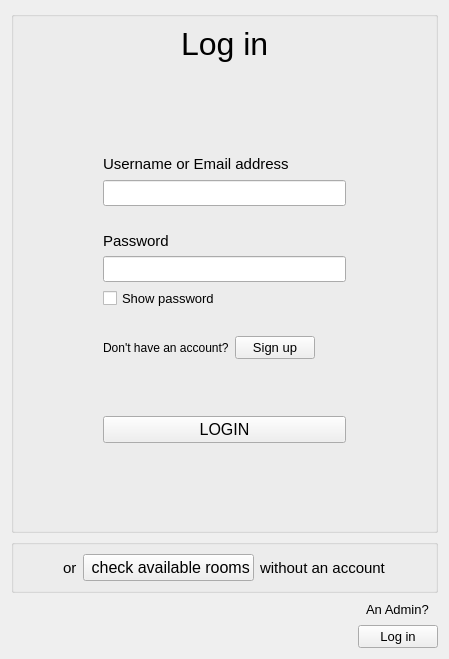
      <widget class="QWidget" name="page_0_customerLogin">
       <property name="font">
        <font>
         <pointsize>10</pointsize>
        </font>
       </property>
       <layout class="QGridLayout" name="gridLayout_4">
        <item row="2" column="2" alignment="Qt::AlignmentFlag::AlignHCenter">
         <widget class="QLabel" name="label_26">
          <property name="text">
           <string>An Admin?</string>
          </property>
         </widget>
        </item>
        <item row="1" column="0" colspan="3">
         <widget class="QGroupBox" name="groupBox_7">
          <property name="title">
           <string/>
          </property>
          <layout class="QGridLayout" name="gridLayout_21">
           <item row="0" column="0">
            <layout class="QHBoxLayout" name="horizontalLayout_21">
             <item>
              <spacer name="horizontalSpacer_59">
               <property name="orientation">
                <enum>Qt::Orientation::Horizontal</enum>
               </property>
               <property name="sizeHint" stdset="0">
                <size>
                 <width>40</width>
                 <height>20</height>
                </size>
               </property>
              </spacer>
             </item>
             <item>
              <widget class="QLabel" name="label_27">
               <property name="font">
                <font>
                 <pointsize>11</pointsize>
                </font>
               </property>
               <property name="text">
                <string>or</string>
               </property>
              </widget>
             </item>
             <item>
              <widget class="QPushButton" name="checkAvailableRoomsAtStartButton">
               <property name="font">
                <font>
                 <pointsize>12</pointsize>
                </font>
               </property>
               <property name="text">
                <string> check available rooms</string>
               </property>
              </widget>
             </item>
             <item>
              <widget class="QLabel" name="label_28">
               <property name="font">
                <font>
                 <pointsize>11</pointsize>
                </font>
               </property>
               <property name="text">
                <string>without an account</string>
               </property>
              </widget>
             </item>
             <item>
              <spacer name="horizontalSpacer_68">
               <property name="orientation">
                <enum>Qt::Orientation::Horizontal</enum>
               </property>
               <property name="sizeHint" stdset="0">
                <size>
                 <width>40</width>
                 <height>20</height>
                </size>
               </property>
              </spacer>
             </item>
            </layout>
           </item>
          </layout>
         </widget>
        </item>
        <item row="3" column="2" alignment="Qt::AlignmentFlag::AlignRight">
         <widget class="QPushButton" name="adminButton">
          <property name="font">
           <font>
            <pointsize>10</pointsize>
            <fontweight>DemiBold</fontweight>
           </font>
          </property>
          <property name="text">
           <string>Log in</string>
          </property>
         </widget>
        </item>
        <item row="2" column="1">
         <spacer name="horizontalSpacer_13">
          <property name="orientation">
           <enum>Qt::Orientation::Horizontal</enum>
          </property>
          <property name="sizeHint" stdset="0">
           <size>
            <width>40</width>
            <height>20</height>
           </size>
          </property>
         </spacer>
        </item>
        <item row="0" column="0" colspan="3">
         <widget class="QGroupBox" name="groupBox_2">
          <property name="title">
           <string/>
          </property>
          <layout class="QGridLayout" name="gridLayout_6">
           <item row="4" column="0">
            <layout class="QGridLayout" name="gridLayout_5">
             <item row="6" column="1">
              <widget class="QLabel" name="passwordCustomerLogInComment">
               <property name="text">
                <string/>
               </property>
              </widget>
             </item>
             <item row="4" column="1">
              <widget class="QLineEdit" name="passwordCustomerLogInlineEdit">
               <property name="font">
                <font>
                 <pointsize>11</pointsize>
                </font>
               </property>
               <property name="text">
                <string/>
               </property>
               <property name="echoMode">
                <enum>QLineEdit::EchoMode::Password</enum>
               </property>
              </widget>
             </item>
             <item row="2" column="1">
              <widget class="QLabel" name="usernameCustomerLogInComment">
               <property name="font">
                <font>
                 <pointsize>9</pointsize>
                </font>
               </property>
               <property name="text">
                <string/>
               </property>
              </widget>
             </item>
             <item row="0" column="2">
              <spacer name="horizontalSpacer_12">
               <property name="orientation">
                <enum>Qt::Orientation::Horizontal</enum>
               </property>
               <property name="sizeType">
                <enum>QSizePolicy::Policy::Fixed</enum>
               </property>
               <property name="sizeHint" stdset="0">
                <size>
                 <width>80</width>
                 <height>20</height>
                </size>
               </property>
              </spacer>
             </item>
             <item row="1" column="1">
              <widget class="QLineEdit" name="usernameCustomerLogInlineEdit">
               <property name="font">
                <font>
                 <pointsize>11</pointsize>
                </font>
               </property>
              </widget>
             </item>
             <item row="3" column="1">
              <widget class="QLabel" name="label_6">
               <property name="font">
                <font>
                 <pointsize>11</pointsize>
                 <fontweight>DemiBold</fontweight>
                </font>
               </property>
               <property name="text">
                <string>Password</string>
               </property>
              </widget>
             </item>
             <item row="0" column="0">
              <spacer name="horizontalSpacer_11">
               <property name="orientation">
                <enum>Qt::Orientation::Horizontal</enum>
               </property>
               <property name="sizeType">
                <enum>QSizePolicy::Policy::Fixed</enum>
               </property>
               <property name="sizeHint" stdset="0">
                <size>
                 <width>80</width>
                 <height>20</height>
                </size>
               </property>
              </spacer>
             </item>
             <item row="0" column="1">
              <widget class="QLabel" name="label_5">
               <property name="font">
                <font>
                 <pointsize>11</pointsize>
                 <fontweight>DemiBold</fontweight>
                </font>
               </property>
               <property name="text">
                <string>Username or Email address</string>
               </property>
              </widget>
             </item>
             <item row="5" column="1">
              <widget class="QCheckBox" name="showPasswordCustomerLoginCheckBox">
               <property name="text">
                <string>Show password</string>
               </property>
              </widget>
             </item>
            </layout>
           </item>
           <item row="10" column="0">
            <layout class="QHBoxLayout" name="horizontalLayout_19">
             <item>
              <spacer name="horizontalSpacer_54">
               <property name="orientation">
                <enum>Qt::Orientation::Horizontal</enum>
               </property>
               <property name="sizeHint" stdset="0">
                <size>
                 <width>40</width>
                 <height>20</height>
                </size>
               </property>
              </spacer>
             </item>
             <item>
              <widget class="QLabel" name="customerLoginButtonComment">
               <property name="text">
                <string/>
               </property>
              </widget>
             </item>
             <item>
              <spacer name="horizontalSpacer_53">
               <property name="orientation">
                <enum>Qt::Orientation::Horizontal</enum>
               </property>
               <property name="sizeHint" stdset="0">
                <size>
                 <width>40</width>
                 <height>20</height>
                </size>
               </property>
              </spacer>
             </item>
            </layout>
           </item>
           <item row="8" column="0">
            <spacer name="verticalSpacer_24">
             <property name="orientation">
              <enum>Qt::Orientation::Vertical</enum>
             </property>
             <property name="sizeHint" stdset="0">
              <size>
               <width>20</width>
               <height>40</height>
              </size>
             </property>
            </spacer>
           </item>
           <item row="0" column="0">
            <layout class="QHBoxLayout" name="horizontalLayout">
             <item>
              <spacer name="horizontalSpacer_9">
               <property name="orientation">
                <enum>Qt::Orientation::Horizontal</enum>
               </property>
               <property name="sizeHint" stdset="0">
                <size>
                 <width>40</width>
                 <height>20</height>
                </size>
               </property>
              </spacer>
             </item>
             <item>
              <widget class="QLabel" name="label_4">
               <property name="font">
                <font>
                 <pointsize>24</pointsize>
                </font>
               </property>
               <property name="text">
                <string>Log in</string>
               </property>
              </widget>
             </item>
             <item>
              <spacer name="horizontalSpacer_10">
               <property name="orientation">
                <enum>Qt::Orientation::Horizontal</enum>
               </property>
               <property name="sizeHint" stdset="0">
                <size>
                 <width>40</width>
                 <height>20</height>
                </size>
               </property>
              </spacer>
             </item>
            </layout>
           </item>
           <item row="11" column="0">
            <spacer name="verticalSpacer_12">
             <property name="orientation">
              <enum>Qt::Orientation::Vertical</enum>
             </property>
             <property name="sizeType">
              <enum>QSizePolicy::Policy::Expanding</enum>
             </property>
             <property name="sizeHint" stdset="0">
              <size>
               <width>20</width>
               <height>40</height>
              </size>
             </property>
            </spacer>
           </item>
           <item row="7" column="0">
            <layout class="QHBoxLayout" name="horizontalLayout_2">
             <item>
              <spacer name="horizontalSpacer_14">
               <property name="orientation">
                <enum>Qt::Orientation::Horizontal</enum>
               </property>
               <property name="sizeType">
                <enum>QSizePolicy::Policy::Fixed</enum>
               </property>
               <property name="sizeHint" stdset="0">
                <size>
                 <width>80</width>
                 <height>20</height>
                </size>
               </property>
              </spacer>
             </item>
             <item>
              <widget class="QLabel" name="label_7">
               <property name="font">
                <font>
                 <pointsize>9</pointsize>
                </font>
               </property>
               <property name="text">
                <string>Don't have an account?</string>
               </property>
              </widget>
             </item>
             <item>
              <widget class="QPushButton" name="signUpButton">
               <property name="text">
                <string>Sign up</string>
               </property>
              </widget>
             </item>
             <item>
              <spacer name="horizontalSpacer_16">
               <property name="orientation">
                <enum>Qt::Orientation::Horizontal</enum>
               </property>
               <property name="sizeHint" stdset="0">
                <size>
                 <width>40</width>
                 <height>20</height>
                </size>
               </property>
              </spacer>
             </item>
            </layout>
           </item>
           <item row="2" column="0">
            <layout class="QHBoxLayout" name="horizontalLayout_12">
             <item>
              <spacer name="horizontalSpacer_33">
               <property name="orientation">
                <enum>Qt::Orientation::Horizontal</enum>
               </property>
               <property name="sizeHint" stdset="0">
                <size>
                 <width>40</width>
                 <height>20</height>
                </size>
               </property>
              </spacer>
             </item>
             <item>
              <widget class="QLabel" name="signUpConfirmationComment">
               <property name="text">
                <string/>
               </property>
              </widget>
             </item>
             <item>
              <spacer name="horizontalSpacer_32">
               <property name="orientation">
                <enum>Qt::Orientation::Horizontal</enum>
               </property>
               <property name="sizeHint" stdset="0">
                <size>
                 <width>40</width>
                 <height>20</height>
                </size>
               </property>
              </spacer>
             </item>
            </layout>
           </item>
           <item row="9" column="0">
            <layout class="QHBoxLayout" name="horizontalLayout_5">
             <property name="spacing">
              <number>0</number>
             </property>
             <item>
              <spacer name="horizontalSpacer_18">
               <property name="orientation">
                <enum>Qt::Orientation::Horizontal</enum>
               </property>
               <property name="sizeType">
                <enum>QSizePolicy::Policy::Fixed</enum>
               </property>
               <property name="sizeHint" stdset="0">
                <size>
                 <width>80</width>
                 <height>20</height>
                </size>
               </property>
              </spacer>
             </item>
             <item>
              <widget class="QPushButton" name="customerLoginButton">
               <property name="font">
                <font>
                 <pointsize>12</pointsize>
                 <stylestrategy>PreferAntialias</stylestrategy>
                 <fontweight>DemiBold</fontweight>
                </font>
               </property>
               <property name="text">
                <string>LOGIN</string>
               </property>
              </widget>
             </item>
             <item>
              <spacer name="horizontalSpacer_19">
               <property name="orientation">
                <enum>Qt::Orientation::Horizontal</enum>
               </property>
               <property name="sizeType">
                <enum>QSizePolicy::Policy::Fixed</enum>
               </property>
               <property name="sizeHint" stdset="0">
                <size>
                 <width>80</width>
                 <height>50</height>
                </size>
               </property>
              </spacer>
             </item>
            </layout>
           </item>
           <item row="3" column="0">
            <spacer name="verticalSpacer_19">
             <property name="orientation">
              <enum>Qt::Orientation::Vertical</enum>
             </property>
             <property name="sizeType">
              <enum>QSizePolicy::Policy::Expanding</enum>
             </property>
             <property name="sizeHint" stdset="0">
              <size>
               <width>20</width>
               <height>20</height>
              </size>
             </property>
            </spacer>
           </item>
           <item row="1" column="0">
            <spacer name="verticalSpacer_16">
             <property name="orientation">
              <enum>Qt::Orientation::Vertical</enum>
             </property>
             <property name="sizeType">
              <enum>QSizePolicy::Policy::Ignored</enum>
             </property>
             <property name="sizeHint" stdset="0">
              <size>
               <width>20</width>
               <height>40</height>
              </size>
             </property>
            </spacer>
           </item>
          </layout>
         </widget>
        </item>
        <item row="3" column="1">
         <spacer name="horizontalSpacer_43">
          <property name="orientation">
           <enum>Qt::Orientation::Horizontal</enum>
          </property>
          <property name="sizeHint" stdset="0">
           <size>
            <width>40</width>
            <height>20</height>
           </size>
          </property>
         </spacer>
        </item>
       </layout>
      </widget>
